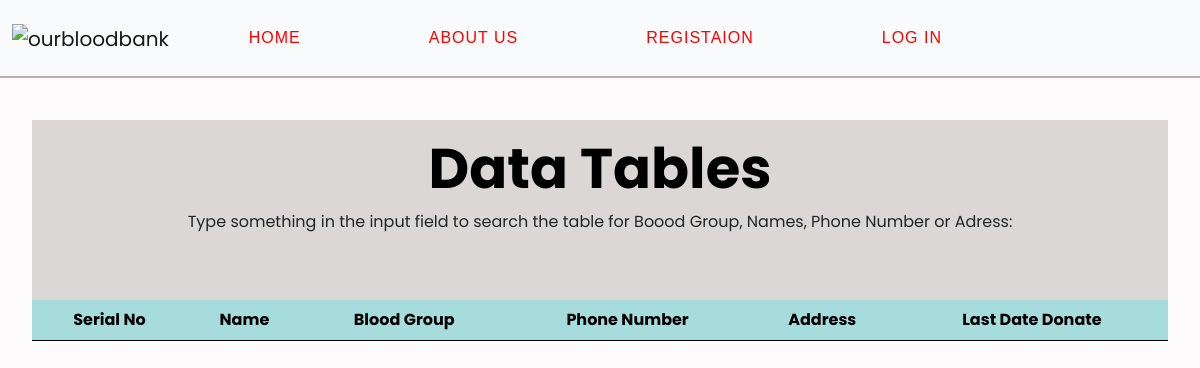
Page /demo/db on the earlier database version.
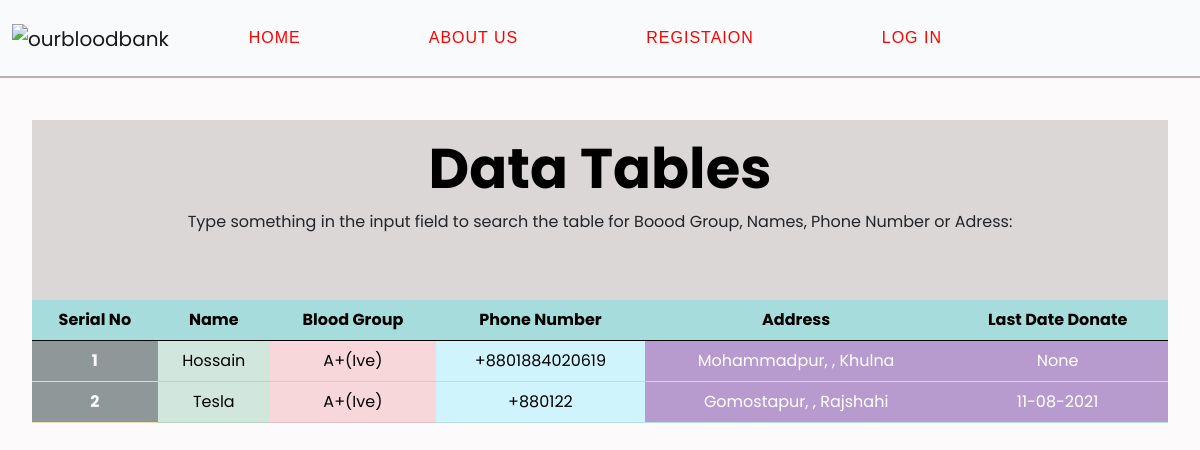
Same page on the later database version.
### bloodbank/models.py (models this page shows, shortened)
class User(db.Model, UserMixin):
    id = db.Column(db.Integer, primary_key=True)
    name = db.Column(db.String(20), nullable=False)
    username = db.Column(db.String(20))
    mobile = db.Column(db.String(20), unique=True, nullable=False)
    email = db.Column(db.String(120), unique=True, nullable=False)
    lastdate = db.Column(db.DateTime, default=datetime.utcnow)
    numberofdonation = db.Column(db.String(1000))
    image_file = db.Column(db.String(20), nullable=False, default='default.png')
    password = db.Column(db.String(60), nullable=False)
    bloodgroup = db.Column(db.String(20), nullable=False)
    division = db.Column(db.String(20), nullable=False)
    district = db.Column(db.String(20), nullable=False)
    upazila = db.Column(db.String(20), nullable=False)

### bloodbank/routes.py (the view)
@app.route('/demo/db')
def demoDB():
    users = User.query.all()
    return render_template('demoDB.html', users=users)

### bloodbank/templates/demoDB.html (shortened to what this page needs)
{% extends 'root.html' %}
{% block body %}
    <nav class="navbar navbar-expand-lg navbar-light bg-light">
        <div class="container-fluid">
            <a class="navbar-brand" href="index.html"><img src="https://i.ibb.co/grDLFDR/ourbloodbank-logo.png" alt="ourbloodbank" border="0"></a>
            <div class="collapse navbar-collapse" id="navbarSupportedContent">
                <ul class="navbar-nav me-auto mb-1 mb-lg-0 my_anymation">
                    <li class="nav-item">
                        <a class="nav-link active" aria-current="page" href="{{ url_for('index') }}">Home</a>
                    </li>
                    <li class="nav-item">
                        <a class="nav-link active" aria-current="page" href="{{ url_for('about') }}">About Us</a>
                    </li>
                    <li class="nav-item">
                        <a class="nav-link active" aria-current="page" href="{{ url_for('register') }}">Registaion</a>
                    </li>
                    <li class="nav-item">
                        <a class="nav-link active" aria-current="page" href="{{ url_for('login') }}">Log In</a>
                    </li>
                </ul>
            </div>
        </div>
    </nav>
    <div class="main_database">
        <div class="container">
            <div class="d_heading">
                <h1>Data Tables</h1>
                <p>Type something in the input field to search the table for Boood Group, Names, Phone Number or Adress:</p>
            </div>
            <table id="table_id" class="table table-responsive text-center">
                <thead>
                    <tr>
                        <th scope="col" class="table-light">Serial No</th>
                        <th scope="col" class="table-light">Name</th>
                        <th scope="col" class="table-light">Blood Group</th>
                        <th scope="col" class="table-light">Phone Number</th>
                        <th scope="col" class="table-light">Address</th>
                        <th scope="col" class="table-light">Last Date Donate</th>
                    </tr>
                </thead>
                <tbody>
                    {% for user in users %}
                    <tr>
                        <th scope="row" class="table-warning">{{ user.id }} </th>
                        <td class="table-success text-capitalize">
                            <a href="{{ url_for('profile', username=user.username) }}"> {{ user.name }} </a>
                        </td>
                        <td class="table-danger text-capitalize">{{ user.bloodgroup }}</td>
                        <td class="table-info"><a href="tel:+880{{ user.mobile }}">+880{{ user.mobile }}</a></td>
                        <td class="table-dark text-capitalize">{{ user.upazila }}, {{ user.disctrict }}, {{ user.division }}</td>
                        {% if user.lastdate %}
                            <td class="table-dark">{{ user.lastdate.strftime('%d-%m-%Y') }}</td>
                        {% else %}
                            <td class="table-dark">{{ user.lastdate }}</td>
                        {% endif %}
                    </tr>
                    {% endfor %}
                </tbody>
            </table>
        </div>
    </div>
{% endblock %}

### bloodbank/templates/root.html (shortened to what this page needs)
<!DOCTYPE html>
<html>
    <head>
        <link href="https://cdn.jsdelivr.net/npm/bootstrap@5.0.2/dist/css/bootstrap.min.css" rel="stylesheet" />
        <link rel="stylesheet" href="{{ url_for('static', filename='style.css') }}" />
        <link rel="stylesheet" href="{{ url_for('static', filename='aos.css') }}" />
        <link rel="stylesheet" href="{{ url_for('static', filename='mislider.css') }}" />
        <link rel="stylesheet" href="{{ url_for('static', filename='mislider-skin-cameo.css') }}" />
        <link rel="stylesheet" href="{{ url_for('static', filename='mislider-cameo.css') }}" />
        <link rel="stylesheet" href="https://unpkg.com/boxicons@2.0.7/css/boxicons.min.css">
        <link href="https://cdn.jsdelivr.net/npm/bootstrap@5.0.2/dist/css/bootstrap.min.css" rel="stylesheet" />
        <link rel="stylesheet" href="{{ url_for('static', filename='style.css') }}" />
        <link rel="stylesheet" href="{{ url_for('static', filename='responsive.css') }}">
    </head>
    <body>
        {% block body %}  {% endblock %}
    </body>
</html>

### bloodbank/static/style.css (style rules this page uses)
* { margin: 0; padding: 0; outline: none; }
h1, h2, h3, h4, h5, h6 { font-weight: 700; }
a { text-decoration: none }
ul { list-style: none; }
p { font-weight: 400; }
body { font-family: 'Poppins', sans-serif; box-sizing: border-box; background: #fcfafa; }
.container { max-width: 1160px; width: 100%; margin: 0 auto; }
.container-fluid img { max-width: 180px; max-height: 60px; }
.navbar-light .navbar-nav .nav-link.active, .navbar-light .navbar-nav .show > .nav-link { color: red; font-weight: 500; padding: 10px 40px; border-radius: 10px; transition: 0.5s; }
.bg-light { background-color: #f9fafb !important; }
.navbar { position: fixed; top: 0%; width: 100%; z-index: 999; border-bottom: 2px solid rgb(185, 177, 177); }
.my_anymation { font-family: 'Raleway', Arial, sans-serif; text-align: center; text-transform: uppercase; font-weight: 500; letter-spacing: 1px; }
.my_anymation * { -webkit-box-sizing: border-box; box-sizing: border-box; -webkit-transition: all 0.35s ease; transition: all 0.35s ease; }
.my_anymation li { display: inline-block; list-style: outside none none; margin: 0.5em 1.5em; padding: 0; }
.my_anymation a { padding: 0.3em 0; color: rgba(255, 255, 255, 0.5); position: relative; text-decoration: none; display: inline-block; }
.my_anymation a:before, .my_anymation a:after { height: 3px; position: absolute; content: ''; -webkit-transition: all 0.35s ease; transition: all 0.35s ease; background-color: #fc4603; width: 0; }
.my_anymation a:before { top: 0; left: 0; }
.my_anymation a:after { bottom: 0; right: 0; }
a { color: #000; }
table { cursor: pointer; }
.main_database { margin-top: 120px; }
.table-light { --bs-table-bg: #a7dcdc; --bs-table-striped-bg: #ecedee; --bs-table-striped-color: #000; --bs-table-active-bg: #dfe0e1; --bs-table-active-color: #000; --bs-table-hover-bg: #e5e6e7; --bs-table-hover-color: #000; color: #000; border-color: #dfe0e1; }
.table-dark { --bs-table-bg: #61209470; --bs-table-striped-bg: #1c77d2; --bs-table-striped-color: #fff; --bs-table-active-bg: #39ef0b; --bs-table-active-color: #fff; --bs-table-hover-bg: #d6f30b; --bs-table-hover-color: #ea0c0c; color: #fff; border-color: #badce3; }
.table-warning { --bs-table-bg: #8f9898; --bs-table-striped-bg: #f2e7c3; --bs-table-striped-color: #000; --bs-table-active-bg: #e6dbb9; --bs-table-active-color: #000; --bs-table-hover-bg: #ece1be; --bs-table-hover-color: #000; color: #fff; border-color: #e6dbb9; text-align: center; }
.d_heading { text-align: center; background: #dbd7d7; padding: 15px 0px; position: relative; }
.d_heading h1 { font-size: 56px; font-weight: 700; color: #000; }
.d_heading p { padding-bottom: 35px; }
.table { border-color: #0371de; }

Differences in the rows shown:
added User: id "1", name "Hossain", bloodgroup "A+(Ive)", mobile "1884020619", upazila "Mohammadpur", division "Khulna", lastdate "None"
added User: id "2", name "Tesla", bloodgroup "A+(Ive)", mobile "122", upazila "Gomostapur", division "Rajshahi", lastdate "11-08-2021"
